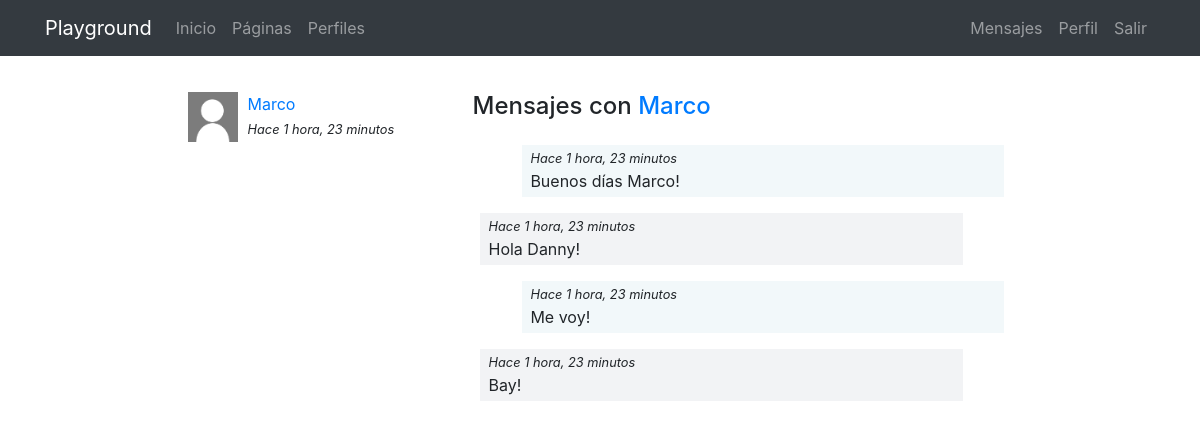
Screenshot of /messenger/thread/1/ (signed in) with the database file from the repository.
### messenger/models.py (models this page shows)
class Thread(models.Model):
    users = models.ManyToManyField(User, related_name='threads')
    messages = models.ManyToManyField(Message)
    objects = ThreadManager()

class Message(models.Model):
    user = models.ForeignKey(User, on_delete=models.CASCADE)
    content = models.TextField()
    created = models.DateTimeField(auto_now_add=True)
    class Meta:
        ordering = ['created']

### messenger/views.py (the view)
# urls.py: path('thread/<int:pk>/', ThreadDetail.as_view(), name="detail"),
@method_decorator(login_required, name="dispatch")
class ThreadDetail(DetailView):
    model = Thread
    def get_object(self):
        obj = super(ThreadDetail, self).get_object()
        if self.request.user not in obj.users.all():
            raise Http404()
        return obj

### messenger/templates/messenger/thread_detail.html (shortened to what this page needs)
{% extends 'core/base.html' %}
{% load static %}
{% block content %}
<main role="main">
  <div class="container">
    <div class="row mt-3">
      <div class="col-md-9 mx-auto mb-5">
        <div class="row">
          <div class="col-md-4">
            {% for thread in request.user.threads.all %}
              {% if thread.messages.all|length > 0 %}
                <div class="mb-3">
                  {% for user in thread.users.all %}
                    {% if user != request.user %}
                      {% if user.profile.avatar %}
                        <img src="{{user.profile.avatar.url}}" class="avatar">
                      {% else %}
                        <img src="{% static 'registration/img/no-avatar.jpg' %}" class="avatar">
                      {% endif %}
                      <div>
                        <a href="{% url 'messenger:detail' thread.pk %}">{{user}}</a><br>
                        <small><i>Hace {{thread.messages.last.created|timesince}}</i></small>
                      </div>
                    {% endif %}
                  {% endfor %}
                </div>
              {% endif %}
            {% endfor %}
          </div>
          <div class="col-md-8">
            {% for user in thread.users.all %}
              {% if user != request.user %}
                <h4 class="mb-4">Mensajes con <a href="{% url 'profiles:detail' user %} ">{{user}}</a></h4>
              {% endif %}
            {% endfor %}
            <div class="thread" id="thread">
              {% for message in object.messages.all %}
                <div {% if request.user == message.user %}class="mine mb-3"{% else %}class="other mb-3"{% endif %}>
                  <small><i>Hace {{thread.messages.last.created|timesince}}</i></small><br>
                  {{message.content}}
                </div>
              {% endfor %}
            </div>
          </div>
        </div>
    </div>
  </div>
</main>
{% endblock %}

### core/static/core/css/main.css (style rules this page uses)
main { padding-top: 20px; }
:root { --jumbotron-padding-y: 3rem; }

### messenger/templates/messenger/thread_detail.html (style rules this page uses)
.avatar { width:50px; height:50px; float:left; margin-right:10px; }
.thread { max-height:300px; overflow-y:auto; padding:0 0.5em; }
.mine { padding:0 0.5em 0.25em; background-color:rgba(230,242,245,.5); width:92%; margin-left:8%; }
.other { padding:0 0.5em 0.25em; background-color:#f2f3f5; width:92%; }

### rows the page displays
Thread: messages.last.created "1 hora, 23 minutos"
Message: content "Buenos días Marco!"
Message: content "Hola Danny!"
Message: content "Me voy!"
Message: content "Bay!"

### other values shown
{{ user }} "Marco"
